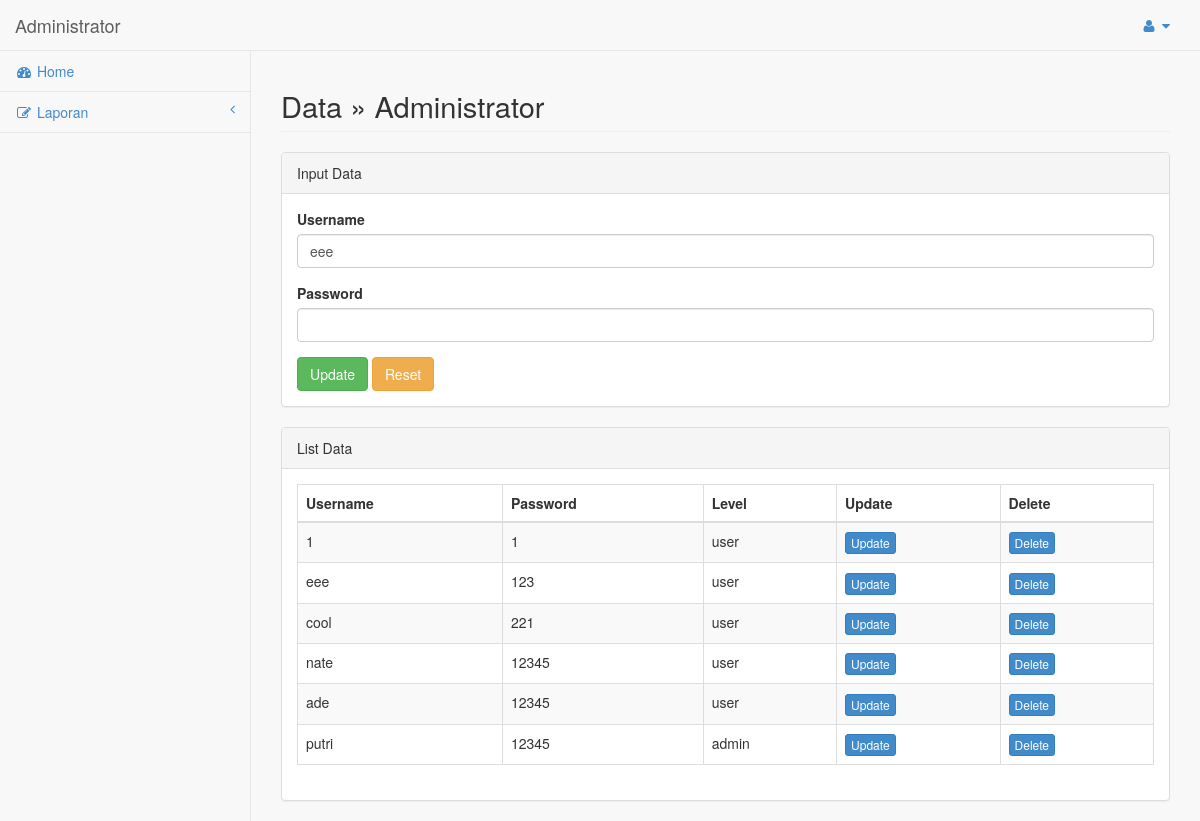
The app's page /admin.php?administrator-update=10 (signed in) with its own data.
### tables this page shows
CREATE TABLE `user` (
  `id` int(11) NOT NULL,
  `username` varchar(250) NOT NULL,
  `password` varchar(250) NOT NULL,
  `level` enum('user','admin','','') NOT NULL
);

### admin/page/administrator/update.php (the view, shortened to what this page needs)
<?php
$admin_id = $_GET['administrator-update'];
$edit = mysqli_query($con, "SELECT * FROM user WHERE id = '$admin_id'");
$row_edit = mysqli_fetch_assoc($edit);
$query = mysqli_query($con, "SELECT * FROM user ORDER BY id DESC");
?>
<div class="row">
    <div class="col-lg-12">
        <h1 class="page-header">Data &raquo; Administrator</h1>
    </div>
</div>
<div class="row">
    <div class="col-lg-12">
        <div class="panel panel-default">
            <div class="panel-heading">
                Input Data
            </div>
            <div class="panel-body">
                <div class="row">
                    <div class="col-lg-12">
                        <form role="form" action="" method="post">
                            <div class="form-group">
                                <label>Username</label>
                                <input class="form-control" type="text" name="username" value="<?= $row_edit['username']?>" />
                            </div>
                            <div class="form-group">
                                <label>Password</label>
                                <input class="form-control" type="password" name="password" value="<?= $row_edit['[password']?>"/>
                            </div>
                            <button type="submit" name="update" class="btn btn-success">Update</button>
                            <button type="reset" class="btn btn-warning">Reset</button>
                        </form>
                    </div>
                </div>
            </div>
        </div>
        <div class="panel panel-default">
            <div class="panel-heading">
                List Data
            </div>
            <div class="panel-body">
                <div class="table-responsive">
                    <table class="table table-striped table-bordered table-hover" id="dataTables-example">
                        <thead>
                            <tr>
                                <th>Username</th>
                                <th>Password</th>
                                <th>Level</th>
                                <th>Update</th>
                                <th>Delete</th>
                            </tr>
                        </thead>
                        <tbody>
                        <?php if(mysqli_num_rows($query)){?>
                            <?php while($row = mysqli_fetch_assoc($query)){?>
                            <tr>
                                <td><?= $row['username'];?></td>
                                <td><?= $row['password'];?></td>
                                <td><?= $row['level'];?></td>
                                <td class="center"><a href="admin.php?administrator-update=<?php echo $row['id'];?>" class="btn btn-primary btn-xs" type="button">Update</a></td>
                                <td class="center"><a href="admin.php?administrator-delete=<?php echo $row['id'];?>" class="btn btn-primary btn-xs" type="button">Delete</a></td>
                            </tr>
                            <?php } ?>
                            <?php } ?>
                        </tbody>
                    </table>
                </div>
            </div>
        </div>
    </div>
</div>

### css/sb-admin.css (style rules this page uses)
body { background-color: #f8f8f8; padding-top: 100px; }
@media (min-width:768px) { body { padding-top: 50px; } }
.page-header { font-size: 29px; }

### records on screen
user: username "eee", password "123", level "user"
user: username "1", password "1", level "user"
user: username "cool", password "221", level "user"
user: username "nate", password "12345", level "user"
user: username "ade", password "12345", level "user"
user: username "putri", password "12345", level "admin"
